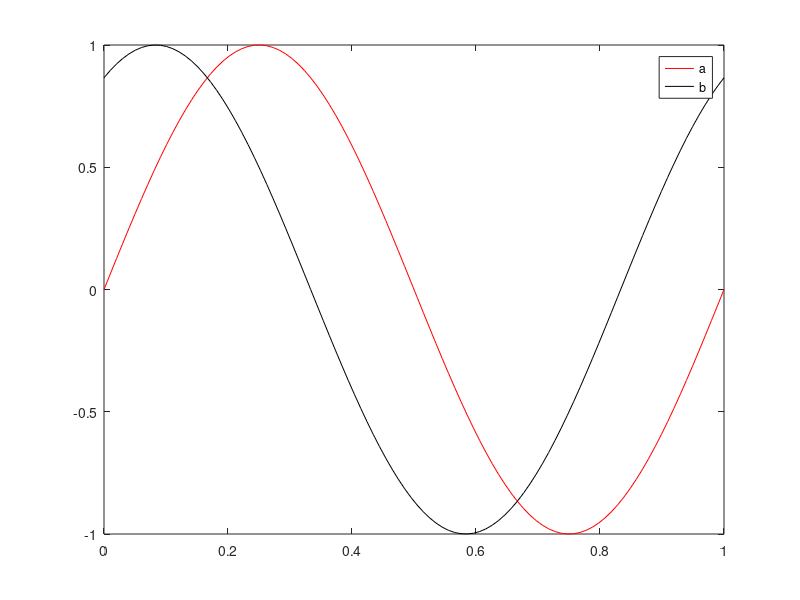

Here is the MATLAB script that generated this plot: (Note: this script raises an error after producing the figure.)
close all; clear; clc;
t = linspace(0, 1, 100);
a = sin(2*pi*t);
b = sin(2*pi*t+pi/3);
figure; plot(t, a, 'r', t, b, 'k');
legend('a', 'b');
amb = ones(100,1)*1e6;
for ia = 1:length(a)
    for ib = 1:length(b)
        currentDist = sqrt((a(ia)-b(ib))^2 + (ia-ib)^2);
        if currentDist < amb(ia)
            amb(ia) = currentDist;
        end
    end
end
%D = sum(amb);
%Dist = sqrt(dtw(a,b));
ED = sqrt(sum((a-b).^2));

[Dist, D, k, w, rw, tw] = dtw2(a,b,1);
LW = length(rw);
tw_norm=(0:LW-1)/LW;
figure; plot(tw_norm, rw, 'b');
hold on; plot(t, a, 'r');
hold off;